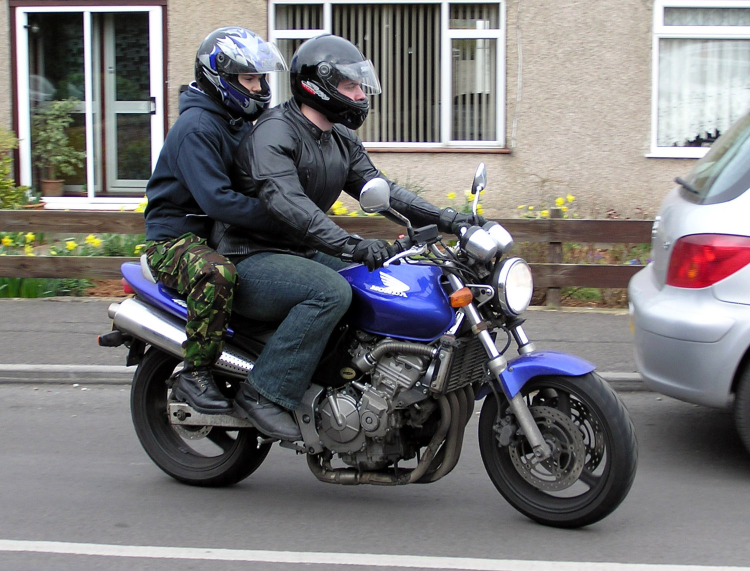
#> input picture images.jpg.jpg, 1500 x 1142 px (shown at 1/2 size)
$ python -i plate_roi.py   (imports and definitions only)   (older library calls are emulated)
#> lines starting #> are read from the running program, lines starting #| are printed output that depends on the picture; after the words box and inside, x2 and y2 are one past the last pixel; in counts of white or black regions, pixels touching at a corner belong together
#> further down, picture is the input picture: shape (1142, 1500, 3); mean B, G, R 119.4, 118.1, 119.2
import cv2
import numpy as np


def extract_plate_roi(image, motorcycle_box=None, padding_ratio=0.10):
    """
    Extracts the motorcycle license plate Region of Interest (ROI).

    Args:
        image (np.ndarray): Full input scene BGR image.
        motorcycle_box (list or tuple): Bounding box [x1, y1, x2, y2] of the motorcycle.
        padding_ratio (float): Ratio of padding to add around detected plate bounding box.

    Returns:
        tuple: (crop_img, (px1, py1, px2, py2))
            crop_img is the cropped plate region.
            (px1, py1, px2, py2) are absolute coordinates in the original image.
            If detection fails, returns (None, None).
    """
#> called with padding_ratio = 0.1
    if image is None:
        return None, None

    img_h, img_w = image.shape[:2]
#> img_h = 1142; img_w = 1500

    # 1. Determine vehicle search region
    if motorcycle_box is not None:
        bx1, by1, bx2, by2 = map(int, motorcycle_box)
        bx1, by1 = max(0, bx1), max(0, by1)
        bx2, by2 = min(img_w, bx2), min(img_h, by2)
        bw = bx2 - bx1
        bh = by2 - by1

        if bw <= 0 or bh <= 0:
            return None, None

        # Number plates on two-wheelers are located in the lower central/rear sector:
        # Vertical: bottom 45% of motorcycle box
        # Horizontal: central 70% of motorcycle box
        search_y1 = max(0, int(by1 + 0.52 * bh))
        search_y2 = min(img_h, int(by2 + 0.05 * bh))
        search_x1 = max(0, int(bx1 + 0.12 * bw))
        search_x2 = min(img_w, int(bx2 - 0.12 * bw))
    else:
        # Full image search
        search_x1, search_y1, search_x2, search_y2 = 0, 0, img_w, img_h
#> search_x1 = 0; search_y1 = 0; search_x2 = 1500; search_y2 = 1142

    search_w = search_x2 - search_x1
#> search_w = 1500
    search_h = search_y2 - search_y1
#> search_h = 1142

    if search_w < 20 or search_h < 15:
        return None, None

    search_roi = image[search_y1:search_y2, search_x1:search_x2]

    # 2. Edge & Contour Detection for Rectangular License Plate
    gray_roi = cv2.cvtColor(search_roi, cv2.COLOR_BGR2GRAY)
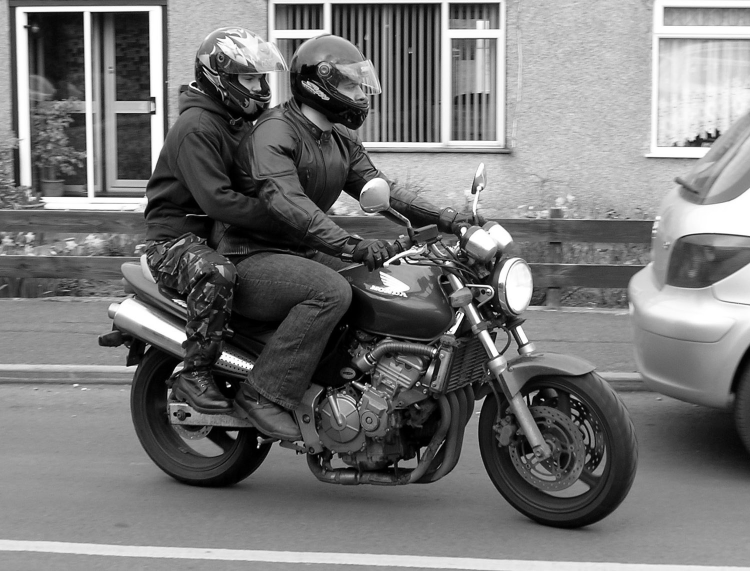
#> gray_roi: shape (1142, 1500) (shown at 1/2 size); min 0, max 255, mean 118.6

    # Smooth to reduce noise while preserving edges
    blurred = cv2.bilateralFilter(gray_roi, 9, 75, 75)

    # Gradient in horizontal direction (detect vertical character edges)
    sobel_x = cv2.Sobel(blurred, cv2.CV_16S, 1, 0, ksize=3)
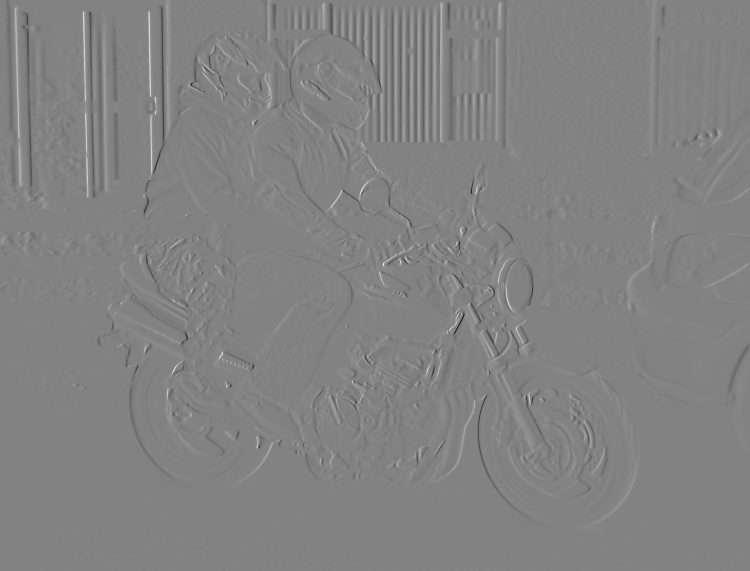
#> sobel_x: shape (1142, 1500) int16 (shown at 1/2 size); min -859, max 819, mean 0; drawn with min black and max white
    sobel_abs = cv2.convertScaleAbs(sobel_x)
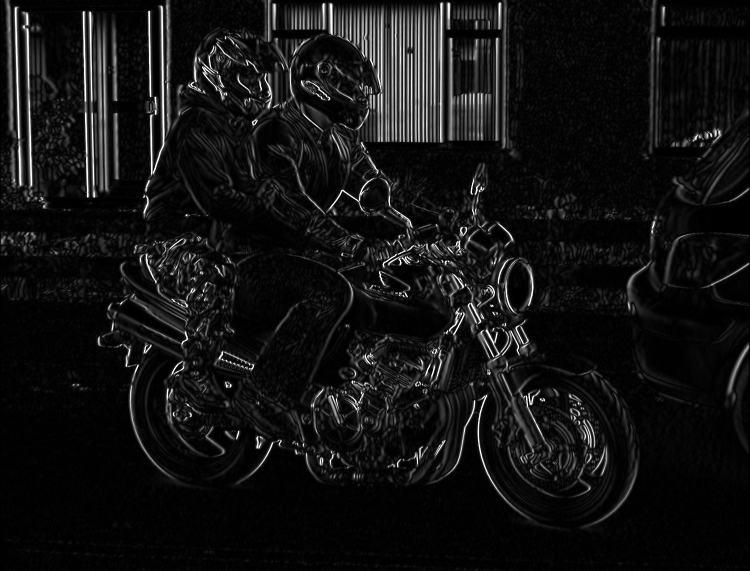
#> sobel_abs: shape (1142, 1500) (shown at 1/2 size); min 0, max 255, mean 18.8

    # Morphological closing to group characters into a single plate region
    kernel = cv2.getStructuringElement(cv2.MORPH_RECT, (17, 3))
    closed = cv2.morphologyEx(sobel_abs, cv2.MORPH_CLOSE, kernel)
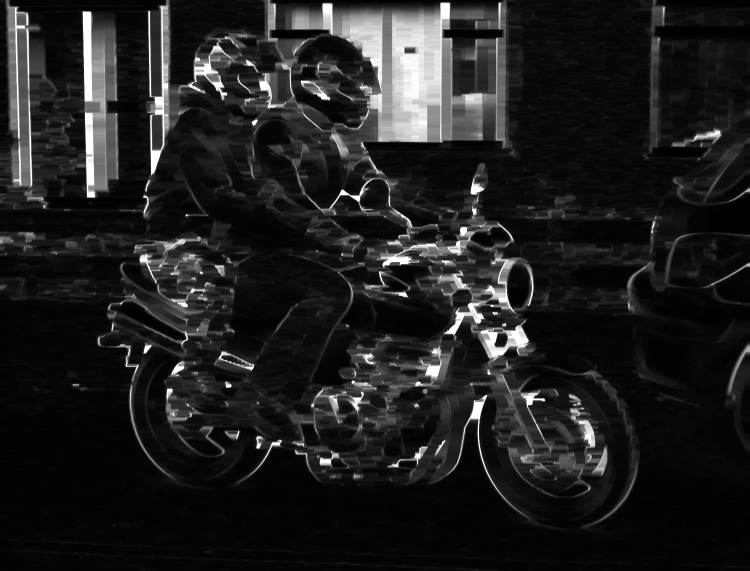
#> closed: shape (1142, 1500) (shown at 1/2 size); min 0, max 255, mean 31.5

    # Binarize
    _, thresh = cv2.threshold(closed, 0, 255, cv2.THRESH_BINARY + cv2.THRESH_OTSU)
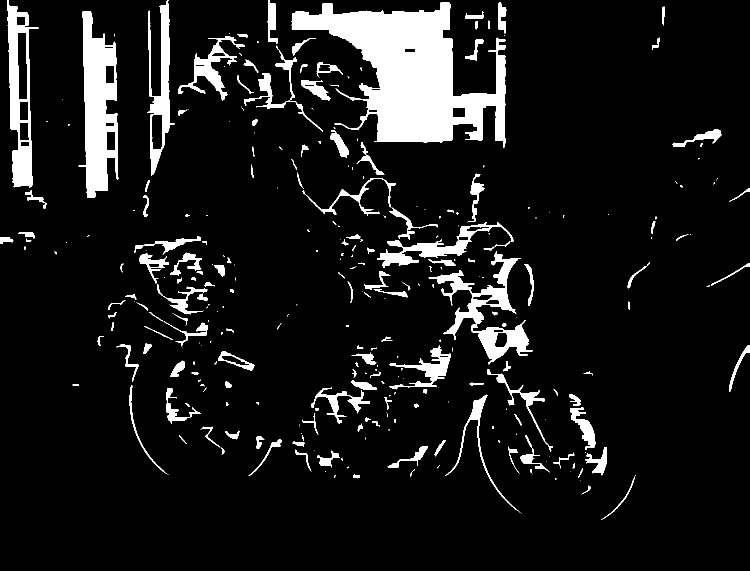
#> thresh: shape (1142, 1500) (shown at 1/2 size); 9.2% white; 322 white regions (156 under 20 px)

    # Find contours
    contours, _ = cv2.findContours(thresh, cv2.RETR_EXTERNAL, cv2.CHAIN_APPROX_SIMPLE)
#> contours = 322 contours, 180 with area under 20; largest, box (x1, y1, x2, y2) and area: (583, 5, 1012, 296) 57498, (157, 22, 237, 395) 18179, (14, 0, 78, 376) 13236, (857, 502, 1066, 729) 11196, (295, 0, 350, 352) 7322

    best_candidate = None
    max_score = -1.0

    roi_area = float(search_w * search_h)
#> roi_area = 1713000

    for cnt in contours:
        x, y, w, h = cv2.boundingRect(cnt)
        area = w * h
        aspect_ratio = float(w) / float(h) if h > 0 else 0.0

        # Indian two-wheeler plates typically have aspect ratio between 1.5 and 4.8
        # and represent a reasonable fraction of the lower motorcycle region
        if 1.5 <= aspect_ratio <= 5.0 and (0.01 * roi_area <= area <= 0.45 * roi_area):
            # Prefer rectangular density
            contour_area = cv2.contourArea(cnt)
            solidity = contour_area / float(area) if area > 0 else 0

            # Distance from center horizontal axis
            center_dist = abs((x + w / 2.0) - (search_w / 2.0)) / float(search_w)

            score = (area / roi_area) * 2.0 + solidity - center_dist

            if score > max_score:
                max_score = score
                best_candidate = (x, y, w, h)
#> this loop made 322 passes
#> (x, y, w, h, area, aspect_ratio, contour_area, solidity) on pass 226: (754, 444, 273, 92, 25116, 2.97, 4972, 0.198)
#> (x, y, w, h, area, aspect_ratio) on passes 3, 6, 10, 15, 16, 17: (1164, 971, 17, 17, 289, 1), (1202, 953, 68, 87, 5916, 0.782), (707, 948, 13, 9, 117, 1.44), (1060, 938, 5, 9, 45, 0.556), (821, 938, 9, 16, 144, 0.562), (1156, 936, 10, 20, 200, 0.5)
#> after the loop, max_score = 0.134

    # 3. Fallback: If no sharp rectangular contour was identified, use central lower sub-box
    if best_candidate is not None:
        cx, cy, cw, ch = best_candidate
#> cx = 754; cy = 444; cw = 273; ch = 92
        plate_x1 = search_x1 + cx
#> plate_x1 = 754
        plate_y1 = search_y1 + cy
#> plate_y1 = 444
        plate_x2 = plate_x1 + cw
#> plate_x2 = 1027
        plate_y2 = plate_y1 + ch
#> plate_y2 = 536
    elif motorcycle_box is not None:
        # Standard default plate location on rear mudguard
        plate_x1 = int(search_x1 + 0.20 * search_w)
        plate_x2 = int(search_x2 - 0.20 * search_w)
        plate_y1 = int(search_y1 + 0.35 * search_h)
        plate_y2 = int(search_y1 + 0.85 * search_h)
    else:
        return None, None

    # 4. Add safety padding around plate bounding box
    pad_w = int((plate_x2 - plate_x1) * padding_ratio)
#> pad_w = 27
    pad_h = int((plate_y2 - plate_y1) * padding_ratio)
#> pad_h = 9

    px1 = max(0, plate_x1 - pad_w)
#> px1 = 727
    py1 = max(0, plate_y1 - pad_h)
#> py1 = 435
    px2 = min(img_w, plate_x2 + pad_w)
#> px2 = 1054
    py2 = min(img_h, plate_y2 + pad_h)
#> py2 = 545

    crop = image[py1:py2, px1:px2]
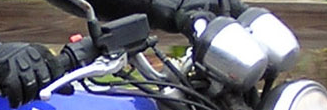
#> crop: shape (110, 327, 3); mean B, G, R 115.5, 106.7, 107

    if crop is None or crop.shape[0] < 10 or crop.shape[1] < 15:
        return None, None

    return crop, (px1, py1, px2, py2)


# [78 lines left out: functions preprocess_plate_image, detect_license_plate_roi, not called in this run]

>>> import cv2
>>> picture = cv2.imread('images.jpg.jpg')
>>> result = extract_plate_roi(picture)
